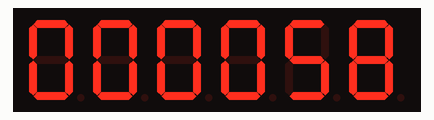
The sketch below on a simulated Arduino Uno, built with avr-gcc and run on an emulated ATmega328P. Shown: 6-digit seven-segment display. Wiring (inferred from the names in the program): BCD to 7-segment decoder: data pin 3, pin 2, pin 1, pin 0; 6-digit 7-segment display, segments lit when HIGH: segments Q0, Q1, Q2, Q3, Q4, Q5, Q6; digit selects pin 4, pin 5, pin 6, pin 7, pin 8, pin 9. The segment pins are drawn as the display they are named for.

Above: at 0.1 s.
At 4.1 s:
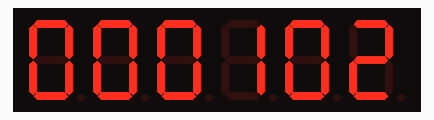
At 9.1 s:
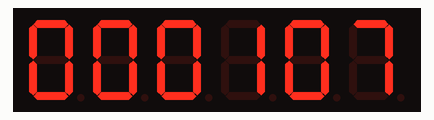
At 19.1 s:
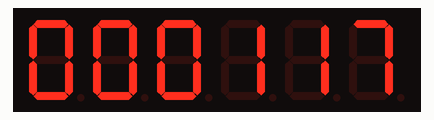
At 28.1 s:
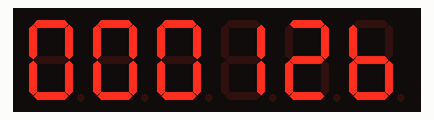
At 38.1 s:
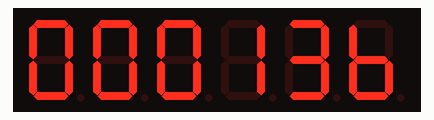

The sketch:

Horloge_HHMMSS.ino
```cpp
// Entrees A, B, C, D du decodeur 7447
const byte brochesBCD[] = {3, 2, 1, 0};

// Six transistors PNP, de gauche a droite : HH MM SS
const byte selections[] = {4, 5, 6, 7, 8, 9};

// false = horloge
// true  = afficher millis() pour diagnostiquer le temps
const bool testTemps = false;

// Heure de depart : 00:00:58
unsigned long secondesDuJour = 58;
unsigned long dernierTick = 0;

void eteindreAfficheurs() {
  for (byte i = 0; i < 6; i++) {
    digitalWrite(selections[i], HIGH);
  }
}

void afficherChiffre(byte chiffre, byte position) {
  eteindreAfficheurs();

  for (byte bit = 0; bit < 4; bit++) {
    digitalWrite(brochesBCD[bit], bitRead(chiffre, bit));
  }

  // Temps de stabilisation du decodeur
  delayMicroseconds(10);

  // LOW active le transistor PNP
  digitalWrite(selections[position], LOW);
  delayMicroseconds(1000);
  digitalWrite(selections[position], HIGH);
}

void setup() {
  for (byte i = 0; i < 6; i++) {
    digitalWrite(selections[i], HIGH);
    pinMode(selections[i], OUTPUT);
  }

  for (byte i = 0; i < 4; i++) {
    digitalWrite(brochesBCD[i], LOW);
    pinMode(brochesBCD[i], OUTPUT);
  }

  dernierTick = millis();
}

void loop() {
  unsigned long maintenant = millis();
  unsigned long tempsEcoule = maintenant - dernierTick;

  if (tempsEcoule >= 1000UL) {
    unsigned long secondesEcoulees = tempsEcoule / 1000UL;

    dernierTick += secondesEcoulees * 1000UL;
    secondesDuJour =
        (secondesDuJour + secondesEcoulees) % 86400UL;
  }

  unsigned long nombre;

  if (testTemps) {
    // Six derniers chiffres du temps en millisecondes
    nombre = maintenant % 1000000UL;
  } else {
    byte heures = secondesDuJour / 3600UL;
    byte minutes = (secondesDuJour / 60UL) % 60UL;
    byte secondes = secondesDuJour % 60UL;

    nombre = heures * 10000UL + minutes * 100UL + secondes;
  }

  byte chiffres[6];

  for (int i = 5; i >= 0; i--) {
    chiffres[i] = nombre % 10UL;
    nombre /= 10UL;
  }

  for (byte i = 0; i < 6; i++) {
    afficherChiffre(chiffres[i], i);
  }
}
```

Measured:
- what the display in image 0 shows lasts 1.1 s, from 0.0 s to 1.1 s
